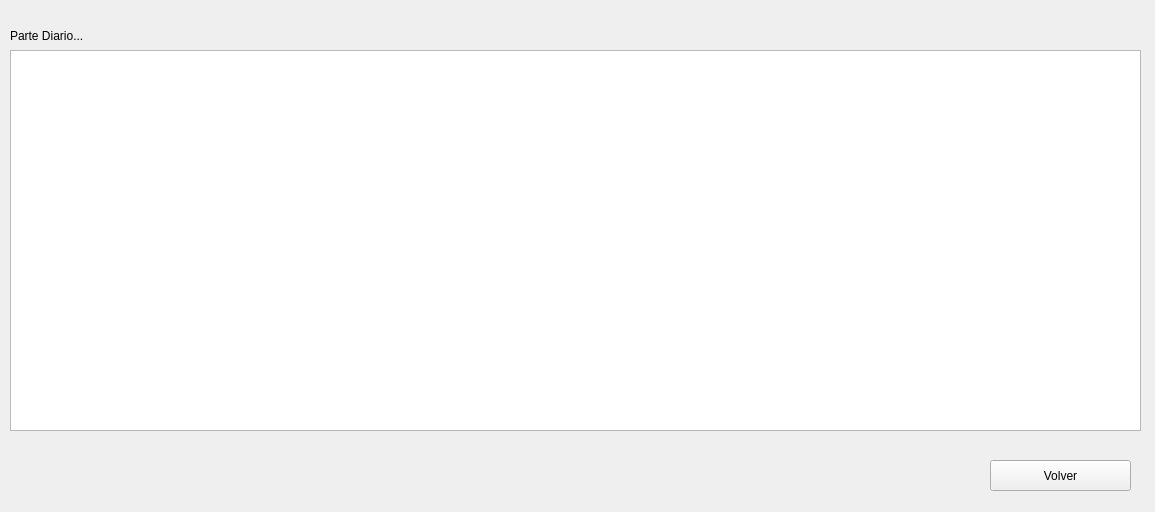
<?xml version="1.0" encoding="UTF-8"?>
<ui version="4.0">
 <class>frmVerPartes</class>
 <widget class="QDialog" name="frmVerPartes">
  <property name="geometry">
   <rect>
    <x>0</x>
    <y>0</y>
    <width>1155</width>
    <height>512</height>
   </rect>
  </property>
  <property name="windowTitle">
   <string>Dialog</string>
  </property>
  <widget class="QPushButton" name="cmdVolver">
   <property name="geometry">
    <rect>
     <x>990</x>
     <y>460</y>
     <width>141</width>
     <height>31</height>
    </rect>
   </property>
   <property name="text">
    <string>Volver</string>
   </property>
   <property name="icon">
    <iconset resource="Imagenes.qrc">
     <normaloff>:/imagenes/volver.png</normaloff>:/imagenes/volver.png</iconset>
   </property>
   <property name="autoDefault">
    <bool>false</bool>
   </property>
  </widget>
  <widget class="QTableWidget" name="tlVerParte">
   <property name="geometry">
    <rect>
     <x>10</x>
     <y>50</y>
     <width>1131</width>
     <height>381</height>
    </rect>
   </property>
   <property name="editTriggers">
    <set>QAbstractItemView::NoEditTriggers</set>
   </property>
   <property name="tabKeyNavigation">
    <bool>false</bool>
   </property>
   <property name="showDropIndicator" stdset="0">
    <bool>false</bool>
   </property>
   <property name="dragDropOverwriteMode">
    <bool>false</bool>
   </property>
   <property name="selectionMode">
    <enum>QAbstractItemView::SingleSelection</enum>
   </property>
   <property name="selectionBehavior">
    <enum>QAbstractItemView::SelectRows</enum>
   </property>
   <attribute name="verticalHeaderVisible">
    <bool>false</bool>
   </attribute>
   <attribute name="verticalHeaderHighlightSections">
    <bool>false</bool>
   </attribute>
  </widget>
  <widget class="QLabel" name="lblTitulo">
   <property name="geometry">
    <rect>
     <x>10</x>
     <y>20</y>
     <width>411</width>
     <height>31</height>
    </rect>
   </property>
   <property name="palette">
    <palette>
     <active>
      <colorrole role="WindowText">
       <brush brushstyle="SolidPattern">
        <color alpha="255">
         <red>32</red>
         <green>74</green>
         <blue>135</blue>
        </color>
       </brush>
      </colorrole>
      <colorrole role="Button">
       <brush brushstyle="SolidPattern">
        <color alpha="255">
         <red>239</red>
         <green>239</green>
         <blue>239</blue>
        </color>
       </brush>
      </colorrole>
      <colorrole role="Light">
       <brush brushstyle="SolidPattern">
        <color alpha="255">
         <red>255</red>
         <green>255</green>
         <blue>255</blue>
        </color>
       </brush>
      </colorrole>
      <colorrole role="Midlight">
       <brush brushstyle="SolidPattern">
        <color alpha="255">
         <red>202</red>
         <green>202</green>
         <blue>202</blue>
        </color>
       </brush>
      </colorrole>
      <colorrole role="Dark">
       <brush brushstyle="SolidPattern">
        <color alpha="255">
         <red>159</red>
         <green>159</green>
         <blue>159</blue>
        </color>
       </brush>
      </colorrole>
      <colorrole role="Mid">
       <brush brushstyle="SolidPattern">
        <color alpha="255">
         <red>184</red>
         <green>184</green>
         <blue>184</blue>
        </color>
       </brush>
      </colorrole>
      <colorrole role="Text">
       <brush brushstyle="SolidPattern">
        <color alpha="255">
         <red>0</red>
         <green>0</green>
         <blue>0</blue>
        </color>
       </brush>
      </colorrole>
      <colorrole role="BrightText">
       <brush brushstyle="SolidPattern">
        <color alpha="255">
         <red>255</red>
         <green>255</green>
         <blue>255</blue>
        </color>
       </brush>
      </colorrole>
      <colorrole role="ButtonText">
       <brush brushstyle="SolidPattern">
        <color alpha="255">
         <red>0</red>
         <green>0</green>
         <blue>0</blue>
        </color>
       </brush>
      </colorrole>
      <colorrole role="Base">
       <brush brushstyle="SolidPattern">
        <color alpha="255">
         <red>255</red>
         <green>255</green>
         <blue>255</blue>
        </color>
       </brush>
      </colorrole>
      <colorrole role="Window">
       <brush brushstyle="SolidPattern">
        <color alpha="255">
         <red>239</red>
         <green>239</green>
         <blue>239</blue>
        </color>
       </brush>
      </colorrole>
      <colorrole role="Shadow">
       <brush brushstyle="SolidPattern">
        <color alpha="255">
         <red>118</red>
         <green>118</green>
         <blue>118</blue>
        </color>
       </brush>
      </colorrole>
      <colorrole role="Highlight">
       <brush brushstyle="SolidPattern">
        <color alpha="255">
         <red>48</red>
         <green>140</green>
         <blue>198</blue>
        </color>
       </brush>
      </colorrole>
      <colorrole role="HighlightedText">
       <brush brushstyle="SolidPattern">
        <color alpha="255">
         <red>255</red>
         <green>255</green>
         <blue>255</blue>
        </color>
       </brush>
      </colorrole>
      <colorrole role="Link">
       <brush brushstyle="SolidPattern">
        <color alpha="255">
         <red>0</red>
         <green>0</green>
         <blue>255</blue>
        </color>
       </brush>
      </colorrole>
      <colorrole role="LinkVisited">
       <brush brushstyle="SolidPattern">
        <color alpha="255">
         <red>255</red>
         <green>0</green>
         <blue>255</blue>
        </color>
       </brush>
      </colorrole>
      <colorrole role="AlternateBase">
       <brush brushstyle="SolidPattern">
        <color alpha="255">
         <red>247</red>
         <green>247</green>
         <blue>247</blue>
        </color>
       </brush>
      </colorrole>
      <colorrole role="NoRole">
       <brush brushstyle="NoBrush">
        <color alpha="255">
         <red>0</red>
         <green>0</green>
         <blue>0</blue>
        </color>
       </brush>
      </colorrole>
      <colorrole role="ToolTipBase">
       <brush brushstyle="SolidPattern">
        <color alpha="255">
         <red>255</red>
         <green>255</green>
         <blue>220</blue>
        </color>
       </brush>
      </colorrole>
      <colorrole role="ToolTipText">
       <brush brushstyle="SolidPattern">
        <color alpha="255">
         <red>0</red>
         <green>0</green>
         <blue>0</blue>
        </color>
       </brush>
      </colorrole>
      <colorrole role="PlaceholderText">
       <brush brushstyle="SolidPattern">
        <color alpha="128">
         <red>0</red>
         <green>0</green>
         <blue>0</blue>
        </color>
       </brush>
      </colorrole>
     </active>
     <inactive>
      <colorrole role="WindowText">
       <brush brushstyle="SolidPattern">
        <color alpha="255">
         <red>0</red>
         <green>0</green>
         <blue>0</blue>
        </color>
       </brush>
      </colorrole>
      <colorrole role="Button">
       <brush brushstyle="SolidPattern">
        <color alpha="255">
         <red>239</red>
         <green>239</green>
         <blue>239</blue>
        </color>
       </brush>
      </colorrole>
      <colorrole role="Light">
       <brush brushstyle="SolidPattern">
        <color alpha="255">
         <red>255</red>
         <green>255</green>
         <blue>255</blue>
        </color>
       </brush>
      </colorrole>
      <colorrole role="Midlight">
       <brush brushstyle="SolidPattern">
        <color alpha="255">
         <red>202</red>
         <green>202</green>
         <blue>202</blue>
        </color>
       </brush>
      </colorrole>
      <colorrole role="Dark">
       <brush brushstyle="SolidPattern">
        <color alpha="255">
         <red>159</red>
         <green>159</green>
         <blue>159</blue>
        </color>
       </brush>
      </colorrole>
      <colorrole role="Mid">
       <brush brushstyle="SolidPattern">
        <color alpha="255">
         <red>184</red>
         <green>184</green>
         <blue>184</blue>
        </color>
       </brush>
      </colorrole>
      <colorrole role="Text">
       <brush brushstyle="SolidPattern">
        <color alpha="255">
         <red>0</red>
         <green>0</green>
         <blue>0</blue>
        </color>
       </brush>
      </colorrole>
      <colorrole role="BrightText">
       <brush brushstyle="SolidPattern">
        <color alpha="255">
         <red>255</red>
         <green>255</green>
         <blue>255</blue>
        </color>
       </brush>
      </colorrole>
      <colorrole role="ButtonText">
       <brush brushstyle="SolidPattern">
        <color alpha="255">
         <red>0</red>
         <green>0</green>
         <blue>0</blue>
        </color>
       </brush>
      </colorrole>
      <colorrole role="Base">
       <brush brushstyle="SolidPattern">
        <color alpha="255">
         <red>255</red>
         <green>255</green>
         <blue>255</blue>
        </color>
       </brush>
      </colorrole>
      <colorrole role="Window">
       <brush brushstyle="SolidPattern">
        <color alpha="255">
         <red>239</red>
         <green>239</green>
         <blue>239</blue>
        </color>
       </brush>
      </colorrole>
      <colorrole role="Shadow">
       <brush brushstyle="SolidPattern">
        <color alpha="255">
         <red>118</red>
         <green>118</green>
         <blue>118</blue>
        </color>
       </brush>
      </colorrole>
      <colorrole role="Highlight">
       <brush brushstyle="SolidPattern">
        <color alpha="255">
         <red>48</red>
         <green>140</green>
         <blue>198</blue>
        </color>
       </brush>
      </colorrole>
      <colorrole role="HighlightedText">
       <brush brushstyle="SolidPattern">
        <color alpha="255">
         <red>255</red>
         <green>255</green>
         <blue>255</blue>
        </color>
       </brush>
      </colorrole>
      <colorrole role="Link">
       <brush brushstyle="SolidPattern">
        <color alpha="255">
         <red>0</red>
         <green>0</green>
         <blue>255</blue>
        </color>
       </brush>
      </colorrole>
      <colorrole role="LinkVisited">
       <brush brushstyle="SolidPattern">
        <color alpha="255">
         <red>255</red>
         <green>0</green>
         <blue>255</blue>
        </color>
       </brush>
      </colorrole>
      <colorrole role="AlternateBase">
       <brush brushstyle="SolidPattern">
        <color alpha="255">
         <red>247</red>
         <green>247</green>
         <blue>247</blue>
        </color>
       </brush>
      </colorrole>
      <colorrole role="NoRole">
       <brush brushstyle="NoBrush">
        <color alpha="255">
         <red>0</red>
         <green>0</green>
         <blue>0</blue>
        </color>
       </brush>
      </colorrole>
      <colorrole role="ToolTipBase">
       <brush brushstyle="SolidPattern">
        <color alpha="255">
         <red>255</red>
         <green>255</green>
         <blue>220</blue>
        </color>
       </brush>
      </colorrole>
      <colorrole role="ToolTipText">
       <brush brushstyle="SolidPattern">
        <color alpha="255">
         <red>0</red>
         <green>0</green>
         <blue>0</blue>
        </color>
       </brush>
      </colorrole>
      <colorrole role="PlaceholderText">
       <brush brushstyle="SolidPattern">
        <color alpha="128">
         <red>0</red>
         <green>0</green>
         <blue>0</blue>
        </color>
       </brush>
      </colorrole>
     </inactive>
     <disabled>
      <colorrole role="WindowText">
       <brush brushstyle="SolidPattern">
        <color alpha="255">
         <red>190</red>
         <green>190</green>
         <blue>190</blue>
        </color>
       </brush>
      </colorrole>
      <colorrole role="Button">
       <brush brushstyle="SolidPattern">
        <color alpha="255">
         <red>239</red>
         <green>239</green>
         <blue>239</blue>
        </color>
       </brush>
      </colorrole>
      <colorrole role="Light">
       <brush brushstyle="SolidPattern">
        <color alpha="255">
         <red>255</red>
         <green>255</green>
         <blue>255</blue>
        </color>
       </brush>
      </colorrole>
      <colorrole role="Midlight">
       <brush brushstyle="SolidPattern">
        <color alpha="255">
         <red>202</red>
         <green>202</green>
         <blue>202</blue>
        </color>
       </brush>
      </colorrole>
      <colorrole role="Dark">
       <brush brushstyle="SolidPattern">
        <color alpha="255">
         <red>190</red>
         <green>190</green>
         <blue>190</blue>
        </color>
       </brush>
      </colorrole>
      <colorrole role="Mid">
       <brush brushstyle="SolidPattern">
        <color alpha="255">
         <red>184</red>
         <green>184</green>
         <blue>184</blue>
        </color>
       </brush>
      </colorrole>
      <colorrole role="Text">
       <brush brushstyle="SolidPattern">
        <color alpha="255">
         <red>190</red>
         <green>190</green>
         <blue>190</blue>
        </color>
       </brush>
      </colorrole>
      <colorrole role="BrightText">
       <brush brushstyle="SolidPattern">
        <color alpha="255">
         <red>255</red>
         <green>255</green>
         <blue>255</blue>
        </color>
       </brush>
      </colorrole>
      <colorrole role="ButtonText">
       <brush brushstyle="SolidPattern">
        <color alpha="255">
         <red>190</red>
         <green>190</green>
         <blue>190</blue>
        </color>
       </brush>
      </colorrole>
      <colorrole role="Base">
       <brush brushstyle="SolidPattern">
        <color alpha="255">
         <red>239</red>
         <green>239</green>
         <blue>239</blue>
        </color>
       </brush>
      </colorrole>
      <colorrole role="Window">
       <brush brushstyle="SolidPattern">
        <color alpha="255">
         <red>239</red>
         <green>239</green>
         <blue>239</blue>
        </color>
       </brush>
      </colorrole>
      <colorrole role="Shadow">
       <brush brushstyle="SolidPattern">
        <color alpha="255">
         <red>177</red>
         <green>177</green>
         <blue>177</blue>
        </color>
       </brush>
      </colorrole>
      <colorrole role="Highlight">
       <brush brushstyle="SolidPattern">
        <color alpha="255">
         <red>145</red>
         <green>145</green>
         <blue>145</blue>
        </color>
       </brush>
      </colorrole>
      <colorrole role="HighlightedText">
       <brush brushstyle="SolidPattern">
        <color alpha="255">
         <red>255</red>
         <green>255</green>
         <blue>255</blue>
        </color>
       </brush>
      </colorrole>
      <colorrole role="Link">
       <brush brushstyle="SolidPattern">
        <color alpha="255">
         <red>0</red>
         <green>0</green>
         <blue>255</blue>
        </color>
       </brush>
      </colorrole>
      <colorrole role="LinkVisited">
       <brush brushstyle="SolidPattern">
        <color alpha="255">
         <red>255</red>
         <green>0</green>
         <blue>255</blue>
        </color>
       </brush>
      </colorrole>
      <colorrole role="AlternateBase">
       <brush brushstyle="SolidPattern">
        <color alpha="255">
         <red>247</red>
         <green>247</green>
         <blue>247</blue>
        </color>
       </brush>
      </colorrole>
      <colorrole role="NoRole">
       <brush brushstyle="NoBrush">
        <color alpha="255">
         <red>0</red>
         <green>0</green>
         <blue>0</blue>
        </color>
       </brush>
      </colorrole>
      <colorrole role="ToolTipBase">
       <brush brushstyle="SolidPattern">
        <color alpha="255">
         <red>255</red>
         <green>255</green>
         <blue>220</blue>
        </color>
       </brush>
      </colorrole>
      <colorrole role="ToolTipText">
       <brush brushstyle="SolidPattern">
        <color alpha="255">
         <red>0</red>
         <green>0</green>
         <blue>0</blue>
        </color>
       </brush>
      </colorrole>
      <colorrole role="PlaceholderText">
       <brush brushstyle="SolidPattern">
        <color alpha="128">
         <red>0</red>
         <green>0</green>
         <blue>0</blue>
        </color>
       </brush>
      </colorrole>
     </disabled>
    </palette>
   </property>
   <property name="frameShape">
    <enum>QFrame::NoFrame</enum>
   </property>
   <property name="text">
    <string>Parte Diario...</string>
   </property>
  </widget>
 </widget>
 <resources>
  <include location="Imagenes.qrc"/>
 </resources>
 <connections/>
</ui>
